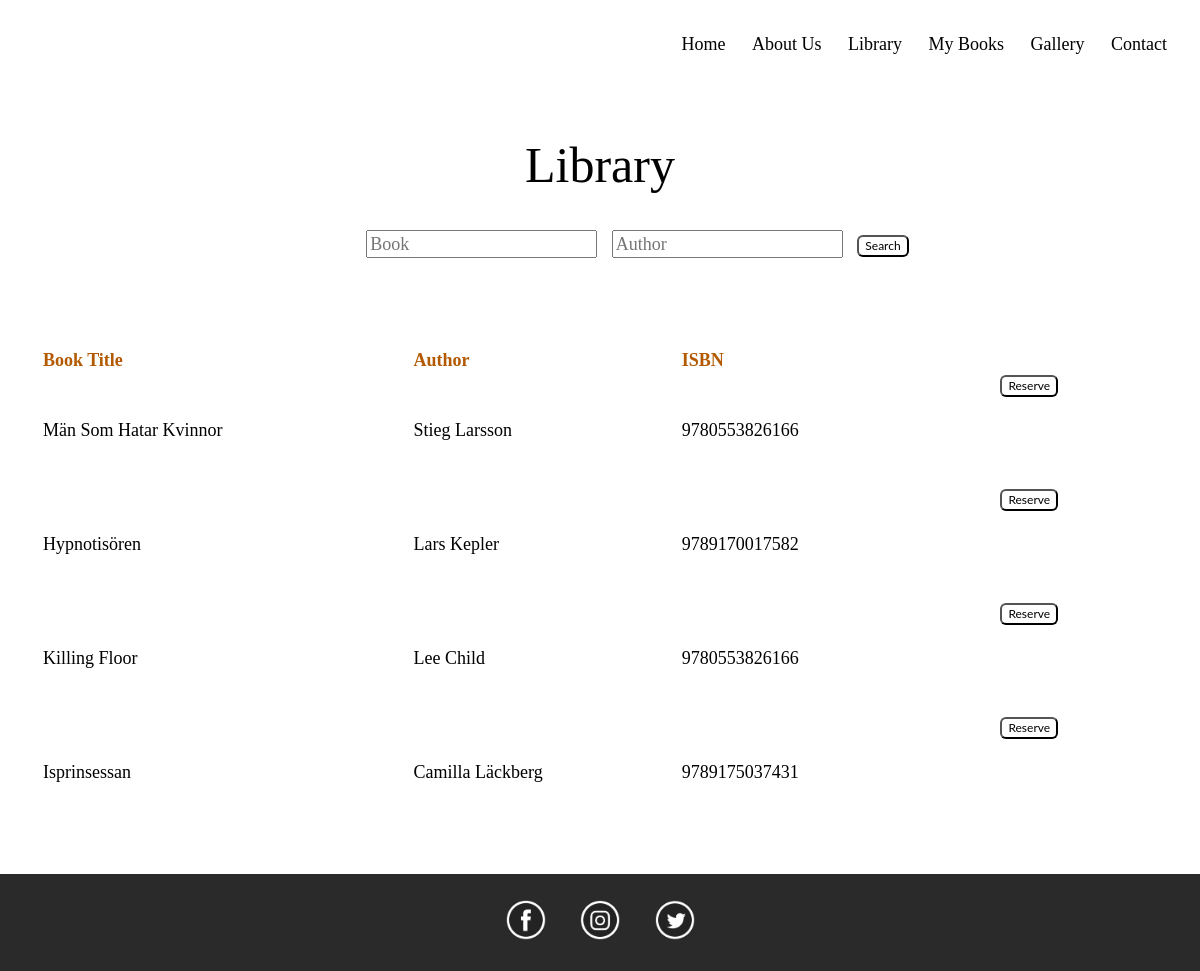
The app's page /browseBooks.php with its own data.
### tables this page shows
CREATE TABLE Books (
	id int(11) AUTO_INCREMENT PRIMARY KEY NOT NULL,
	title varchar(50) NOT NULL,
	publisher_id int(11) NOT NULL,
	publication_date date NOT NULL,
	isbn_number varchar(100) NOT NULL,
	pages_number int(4) NOT NULL,
	edition_number int(10) UNSIGNED NOT NULL,
	is_reserved tinyint(1) NOT NULL
);

CREATE TABLE Authors (
	id int(11) AUTO_INCREMENT PRIMARY KEY NOT NULL,
	first_name varchar(50) NOT NULL,
	last_name varchar(50) NOT NULL,
	URL varchar(50) NOT NULL,
	birth_year datetime(6) DEFAULT NULL,
	ssn varchar(100) NOT NULL
);

### config.php (called while the page is built, shortened)
<?php
	$current_page=$_SERVER['REQUEST_URI'];
	$current_page=explode('/', $current_page);
	$current_page=end($current_page);
?>

### browseBooks.php (the view, shortened to what this page needs)
<?php
include "header.php";
	@ $db = new mysqli($dbserver, $dbuser, $dbpass, $dbname);
$query = "SELECT Books.title, Authors.first_name, Authors.last_name, Books.isbn_number, Books.id FROM Books
	JOIN Authors_Books ON Books.id = Authors_Books.books_id
	JOIN Authors ON Authors.id = Authors_Books.authors_id";
$stmt = $db->prepare($query);
$stmt->bind_result($title, $author_first, $author_last, $isbn, $bookid);
$stmt->execute();
?>
		<div id="browsebooks">
			<main>
				<h1>Library</h1>
				<form action="" method="post" class="Library">
					<input type="text" id="book" name="book" placeholder="Book"/>
      				<input type="text" id="author" name="author" placeholder="Author"/>
    				<button type="submit" value="Search">Search</button>
    			</form>
    			<ul class="browsebooks">
    			<?php
    			echo "<table width='100%'>";
    			echo "<tr><td class='header'>Book Title</td>
    			<td class='header'>Author</td>
    			<td class='header'>ISBN</td></tr>";
				while($stmt->fetch()) {
					echo "<td>$title</td>
					<td>$author_first $author_last</td>
					<td>$isbn</td>
					<td>
					<form method='get' action=''>
					<button name='bookid' value='".$bookid."' type ='submit' class='button'>Reserve</button>
					</form></td></tr>";
				}
				echo "</table";
				?>
				</ul>
			</main>
		</div>
<?php
	include "footer.php";
?>
	</body>
</html>

### header.php (shortened to what this page needs)
<?php
	include "config.php";
?>
<!DOCTYPE>
<html>
	<head>
		<link href="main.css" type="text/css" rel="stylesheet" />
	</head>
	<body>
			<header>
					<nav>
						<ul>
							<li>
								<a class="<?php
									echo($current_page == 'index.php' || $current_page == '')? 'active' : NULL?>"
									href="index.php">Home</a>
							</li>
							<li>
								<a class="<?php
									echo($current_page == 'aboutUs.php')? 'active' : NULL?>"
								href="aboutUs.php">About Us</a>
							</li>
							<li>
								<a class="<?php
									echo($current_page == 'browsBooks.php')? 'active' : NULL?>"
								href="browseBooks.php">Library</a>
							</li>
							<li>
								<a class="<?php
									echo($current_page == 'myBooks.php')? 'active' : NULL?>"
								href="myBooks.php">My Books</a>
							</li>
							<li>
								<a class="<?php
									echo($current_page == 'gallery.php')? 'active' : NULL?>"
								href="gallery.php">Gallery</a>
							</li>
							<li>
								<a class="<?php
									echo($current_page == 'contact.php')? 'active' : NULL?>"
								href="contact.php">Contact</a>
							</li>
						</ul>
					</nav>
			</header>

### footer.php
<footer>
	<ul>
		<li>
			<a href="#">
				<img src="Facebook.png" />
			</a>
		</li>
		<li>
			<a href="#">
				<img src="Instagram.png" />
			</a>
		</li>
		<li>
			<a href="#">
				<img src="Twitter.png" />
			</a>
		</li>
	</ul>
</footer>

### main.css (style rules this page uses)
* { font-family: Minion Pro; font-size: 18px; line-height: 22px; }
main { margin: 0px; padding: 0px; }
body { padding: 0px; margin: 0px; }
nav ul { list-style: none; padding: 33px 22px 33px 0px; margin: 0px; text-align: right; }
nav ul li { display: inline; margin: 11px; }
nav ul li a { text-decoration: none; color: #000; font-size: 18px; }
h1 { font-family: Playfair Display; font-weight: lighter; font-size: 50px; text-align: center; margin-bottom: 44px; margin-top: 66px; }
footer li img { width: 40px; padding: 0px; margin: 15px; box-sizing: border-box; }
footer li { margin: 0px; padding: 0px; list-style: none; display: inline; }
footer ul { padding: 0px; margin: 0px; }
footer { width: 100%; text-align: center; background-color: #131313; opacity: 0.9; padding: 11px 0px 11px 0px; margin: 44px 0px 0px 0px; }
a { text-decoration: none; color:black; }
form { margin: 0px auto 88px 75px; }
form input { margin-top: 10px; margin-right: 10px; }
.Library { text-align: center; }
.header { color: #b35900; font-weight: bold; }
button { background: white; font-family: Lato; font-weight: normal; line-height: 0px; font-size: 12px; margin: 0px; padding: 9px 6px; border-radius: 6px; }

### records on screen
books: title "Män Som Hatar Kvinnor", authors.first_name "Stieg", authors.last_name "Larsson", isbn_number "9780553826166", $bookid 1 (drawn)
books: title "Hypnotisören", authors.first_name "Lars", authors.last_name "Kepler", isbn_number "9789170017582", $bookid 2 (drawn)
books: title "Killing Floor", authors.first_name "Lee", authors.last_name "Child", isbn_number "9780553826166", $bookid 3 (drawn)
books: title "Isprinsessan", authors.first_name "Camilla", authors.last_name "Läckberg", isbn_number "9789175037431", $bookid 4 (drawn)
